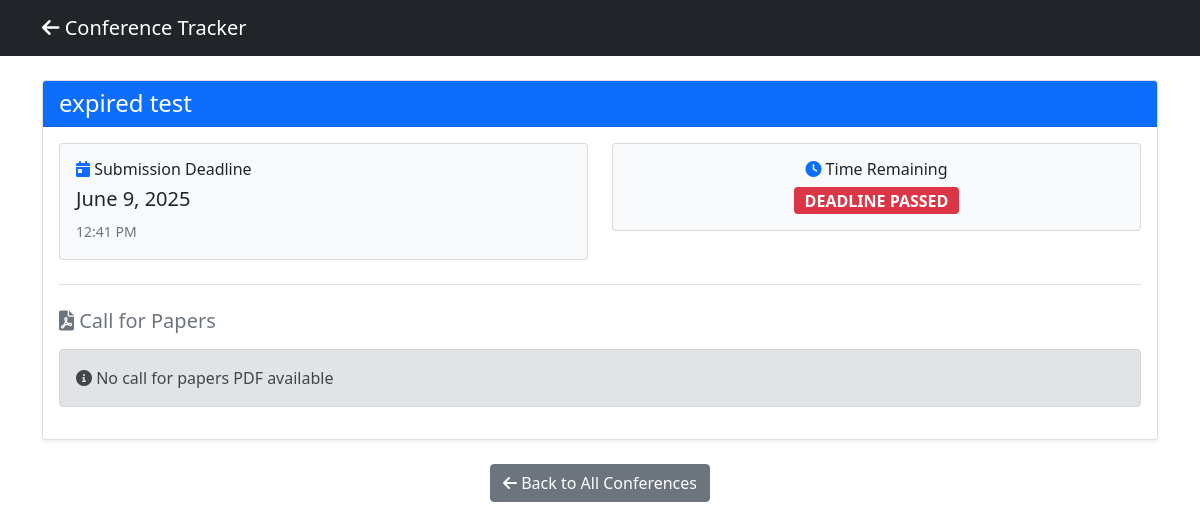
Page /conferences/conference/4/ on the committed database.
### conferences/models.py (models this page shows, shortened)
class Conference(models.Model):
    name = models.CharField(max_length=200)
    acronym = models.CharField(max_length=50, blank=True)
    website = models.URLField(blank=True)
    submission_deadline = models.DateTimeField()
    call_for_papers = models.FileField(
        upload_to='conference_pdfs/',
        blank=True,
        null=True,
        help_text="Upload PDF call for papers"
    )
    created_at = models.DateTimeField(auto_now_add=True)
    def has_call_for_papers(self):
        return bool(self.call_for_papers)

### conferences/views.py (the view)
# urls.py: path('conference/<int:pk>/', views.conference_detail, name='conference_detail'),
def conference_detail(request, pk):
    conference = get_object_or_404(Conference, pk=pk)
    return render(request, 'conferences/conference_detail.html', {'conference': conference})

### conferences/templates/conferences/conference_detail.html (shortened to what this page needs)
<!DOCTYPE html>
<html>
<head>
    <link href="https://cdn.jsdelivr.net/npm/bootstrap@5.1.3/dist/css/bootstrap.min.css" rel="stylesheet">
    <link rel="stylesheet" href="https://cdnjs.cloudflare.com/ajax/libs/font-awesome/6.0.0/css/all.min.css">
</head>
<body>
    <nav class="navbar navbar-dark bg-dark">
        <div class="container">
            <a href="{% url 'conference_list' %}" class="navbar-brand">
                <i class="fas fa-arrow-left"></i> Conference Tracker
            </a>
        </div>
    </nav>
    <div class="container mt-4">
        <div class="card shadow-sm">
            <div class="card-header bg-primary text-white">
                <h2 class="h4 mb-0">{{ conference.name }}</h2>
            </div>
            <div class="card-body">
                <div class="row mb-4">
                    <div class="col-md-6">
                        <div class="card bg-light">
                            <div class="card-body">
                                <h6><i class="fas fa-calendar-day text-primary"></i> Submission Deadline</h6>
                                <p class="h5" id="deadline-date">{{ conference.submission_deadline|date:"F j, Y" }}</p>
                                <small class="text-muted" id="deadline-time">{{ conference.submission_deadline|date:"g:i A" }}</small>
                            </div>
                        </div>
                    </div>
                    <div class="col-md-6">
                        <div class="card bg-light">
                            <div class="card-body text-center">
                                <h6><i class="fas fa-clock text-primary"></i> Time Remaining</h6>
                                <div id="countdown-expired" style="display: none;">
                                    <span class="badge bg-danger fs-6">DEADLINE PASSED</span>
                                </div>
                            </div>
                        </div>
                    </div>
                </div>
                {% if conference.has_call_for_papers %}
                <div class="border-top pt-4">
                    <h5 class="text-muted mb-3">
                        <i class="fas fa-file-pdf text-danger"></i> Call for Papers
                    </h5>
                    <div class="alert alert-info">
                        <i class="fas fa-info-circle"></i> Download the official call for papers document
                    </div>
                    <div class="d-grid gap-2 d-md-flex">
                        <a href="{{ conference.call_for_papers.url }}"
                           download
                           class="btn btn-success">
                            <i class="fas fa-download"></i> Download PDF
                        </a>
                    </div>
                    <small class="text-muted mt-2 d-block">
                        File: {{ conference.call_for_papers.name|cut:"conference_pdfs/" }} •
                        Size: {{ conference.call_for_papers.size|filesizeformat }}
                    </small>
                </div>
                {% else %}
                <div class="border-top pt-4">
                    <h5 class="text-muted mb-3">
                        <i class="fas fa-file-pdf text-secondary"></i> Call for Papers
                    </h5>
                    <div class="alert alert-secondary">
                        <i class="fas fa-info-circle"></i> No call for papers PDF available
                    </div>
                </div>
                {% endif %}
            </div>
        </div>
        <div class="text-center mt-4">
            <a href="{% url 'conference_list' %}" class="btn btn-secondary">
                <i class="fas fa-arrow-left"></i> Back to All Conferences
            </a>
        </div>
    </div>
</body>
</html>

### rows in the picture
Conference: name "expired test", submission_deadline "June 9, 2025", submission_deadline "12:41 PM"
